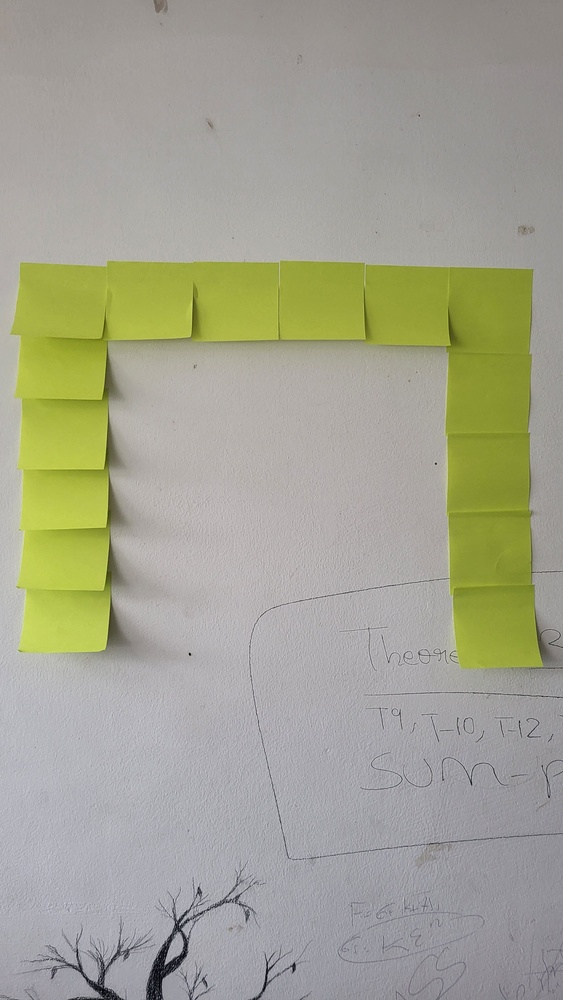
#> input picture images/custom_gate.jpeg, 563 x 1000 px, shrunk from 2252 x 4000 before the run, found by its file name
$ python line_gpt.py
#> lines starting #> are read from the running program, lines starting #| are printed output that depends on the picture; after the words box and inside, x2 and y2 are one past the last pixel; in counts of white or black regions, pixels touching at a corner belong together
import cv2
import numpy as np

# Load the image
img = cv2.imread('/Users/R.Abinav/Desktop/CV/AUV/images/custom_gate.jpeg')
#> img is the input picture: shape (1000, 563, 3); mean B, G, R 145.1, 163.1, 163.2
cv2.imshow('Original Image', img)

# Convert to grayscale
gray = cv2.cvtColor(img, cv2.COLOR_BGR2GRAY)
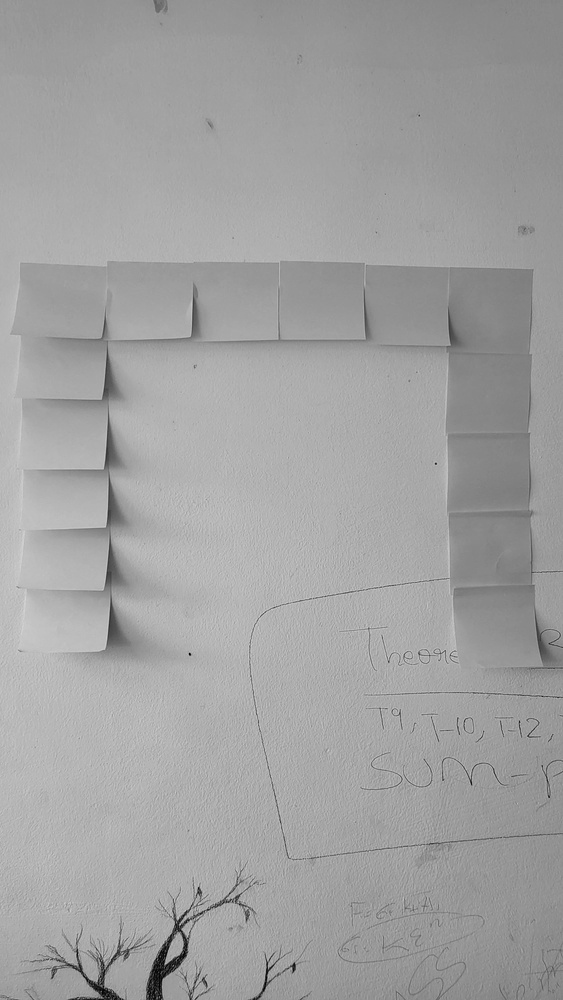
#> gray: shape (1000, 563); min 1, max 215, mean 161.1

# Apply median blur to reduce noise
blurred = cv2.medianBlur(gray, 5)

# Mask the region of interest (optional, adjust as needed)
# Here, the assumption is the sticky notes are mostly centered
h, w = gray.shape
#> h = 1000; w = 563
roi = np.zeros_like(gray)
cv2.rectangle(roi, (50, 50), (w-50, h-50), 255, -1)  # Adjust ROI bounds
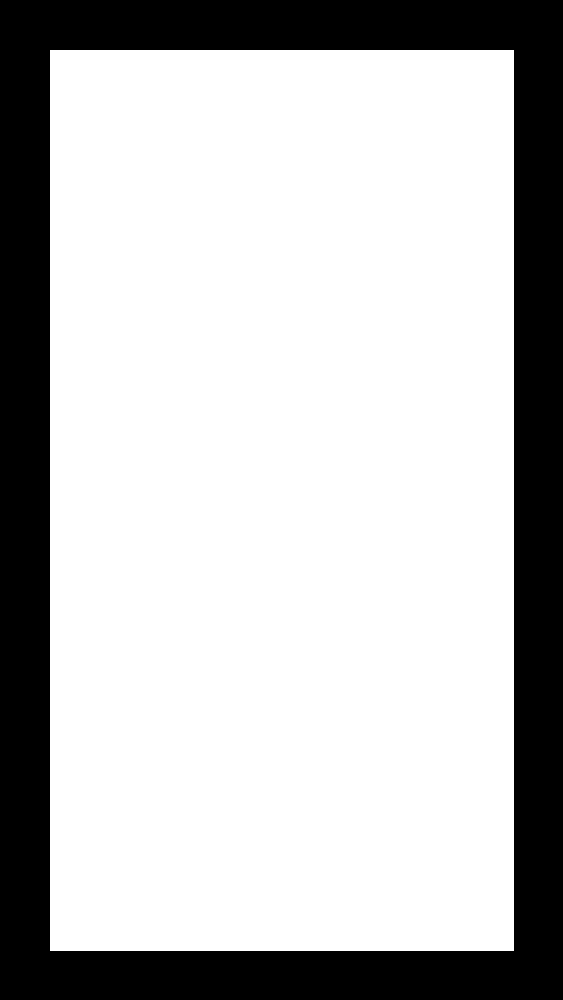
#> roi: shape (1000, 563); 74.3% white; 1 black region, box (x1, y1, x2, y2) and area: (0, 0, 563, 1000) 144936
masked = cv2.bitwise_and(blurred, blurred, mask=roi)
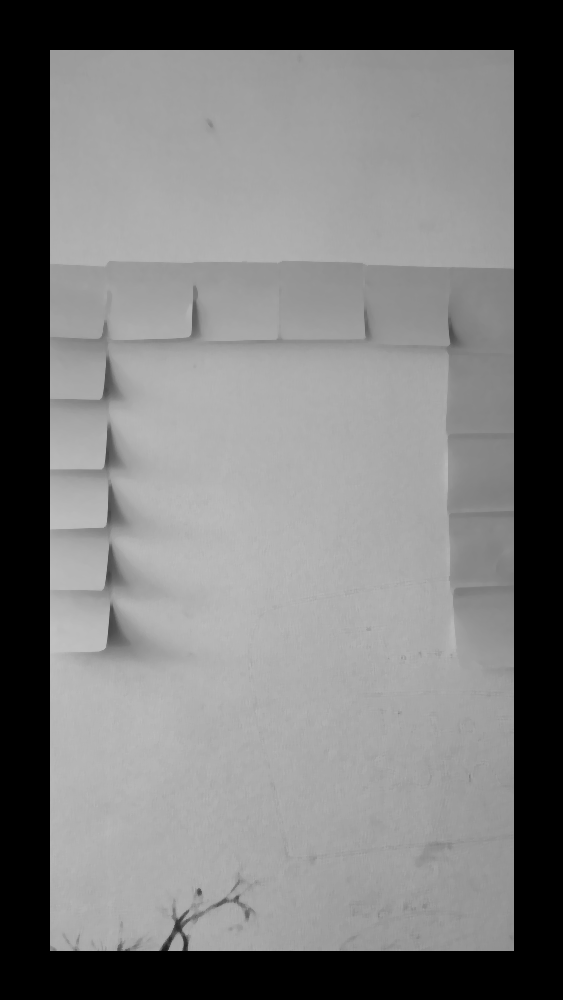
#> masked: shape (1000, 563); min 0, max 193, mean 121.5

# Apply adaptive histogram equalization to enhance contrast
clahe = cv2.createCLAHE(clipLimit=2.0, tileGridSize=(8, 8))
enhanced = clahe.apply(masked)
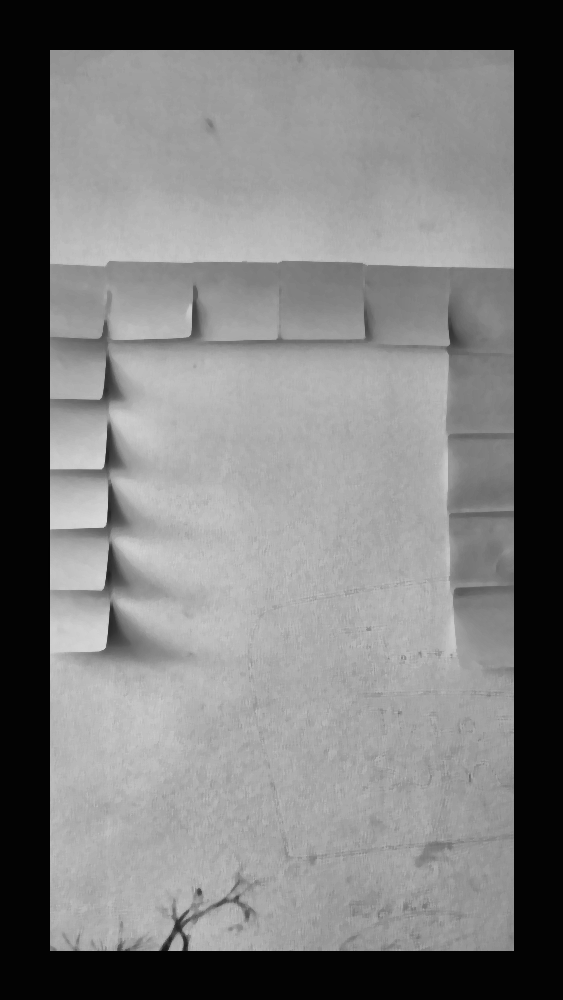
#> enhanced: shape (1000, 563); min 2, max 217, mean 121.3

# Detect edges using adaptive Canny
v = np.median(enhanced)
#> v = 157
lower = int(max(0, 0.7 * v))  # Dynamic lower threshold
#> lower = 109
upper = int(min(255, 1.3 * v))  # Dynamic upper threshold
#> upper = 204
canny = cv2.Canny(enhanced, lower, upper)
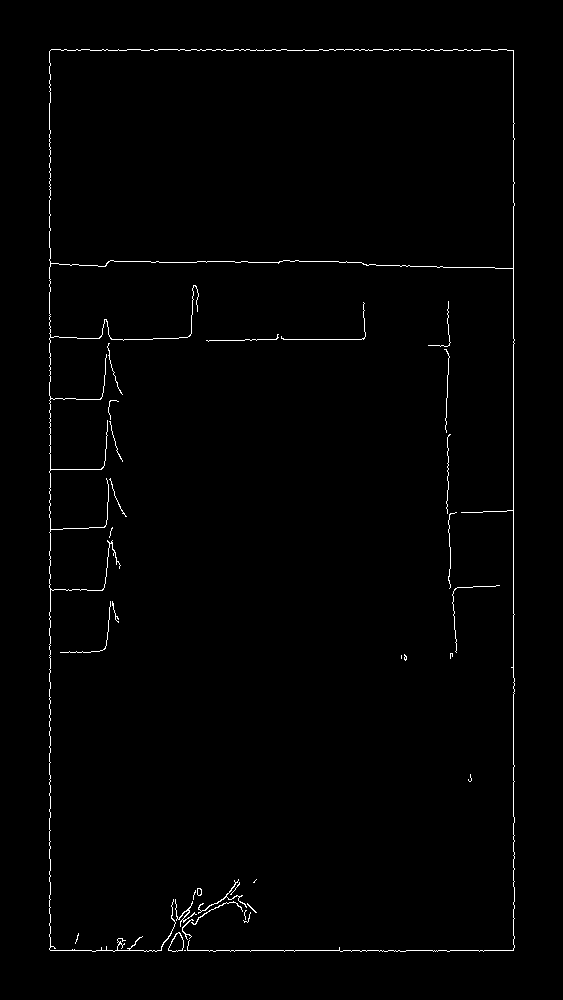
#> canny: shape (1000, 563); 1% white in thin lines or dots, all inside (x1, y1, x2, y2) = (49, 49, 515, 952)
cv2.imshow('Canny Edges', canny)

# Use probabilistic Hough Line Transform
lines = cv2.HoughLinesP(canny, 1, np.pi / 180, threshold=100, minLineLength=100, maxLineGap=20)
#> lines = [[513, 950, 513, 50], [50, 950, 50, 314], [49, 587, 49, 51], [51, 950, 512, 950], [51, 49, 506, 49], [50, 50, 512, 50], [400, 266, 512, 268], [245, 339, 363, 339]]

# Draw the detected lines on the image
output = img.copy()
if lines is not None:
    for line in lines:
        x1, y1, x2, y2 = line[0]
        cv2.line(output, (x1, y1), (x2, y2), (0, 255, 0), 2)
#> this loop made 8 passes
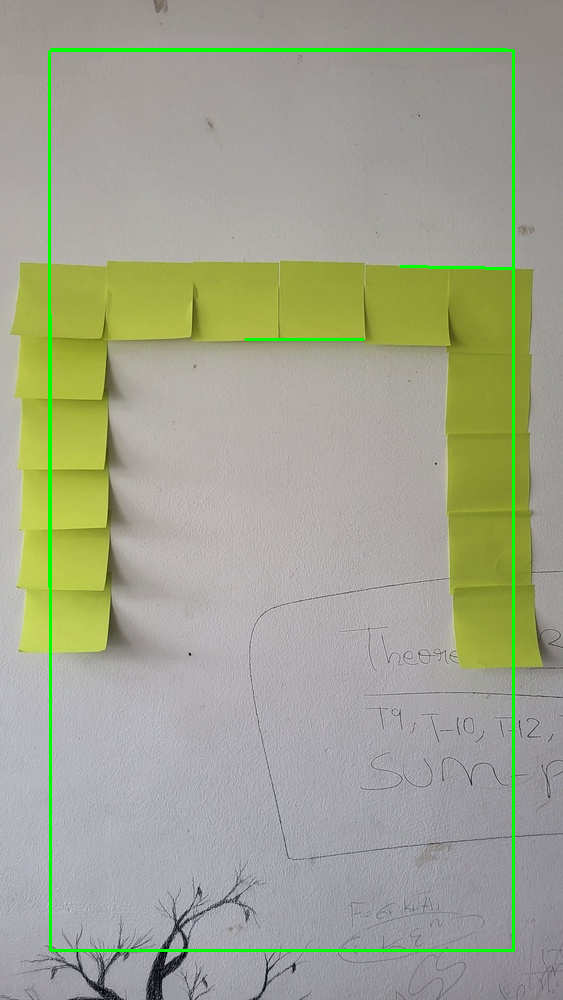
#> output: shape (1000, 563, 3); 1.71% of pixels changed, all inside (x1, y1, x2, y2) = (48, 48, 515, 952)

# Display the results
cv2.imshow("Detected Lines", output)

cv2.waitKey(0)
cv2.destroyAllWindows()
